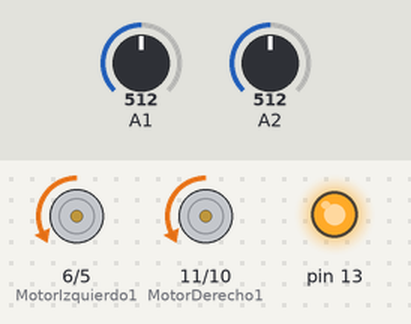
Recording of a sketch running on a simulated Arduino Uno, built with avr-gcc and run on an emulated ATmega328P. On the bench: motor-driver pin pairs drawn as motors (green arrow = first pin HIGH = forward, orange = second pin HIGH = backward, longer = more drive), output pins drawn as LEDs (lit = HIGH). The test bench sets the inputs (shaded band); at power-on: A1 = 512, A2 = 512.

Above: at 1.2 s.
1.3 s: A1 set to 784
2.8 s: A1 set to 815
At 3.3 s:
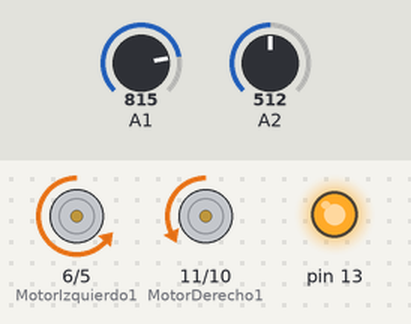
4.3 s: A2 set to 791
5.8 s: A2 set to 808
At 6.8 s:
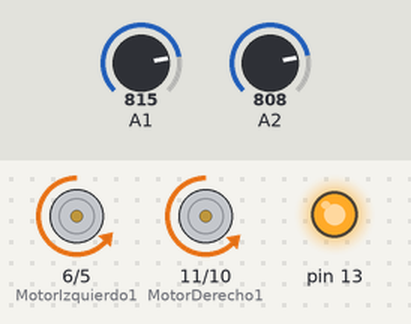
7.3 s: A1 set to 790
At 7.9 s:
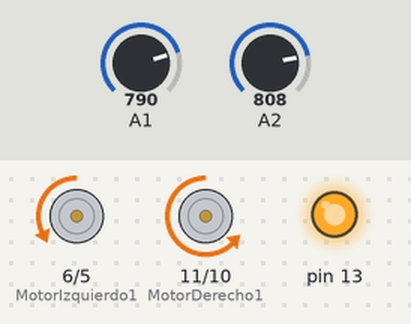
8.8 s: A1 set to 810
At 9.1 s:
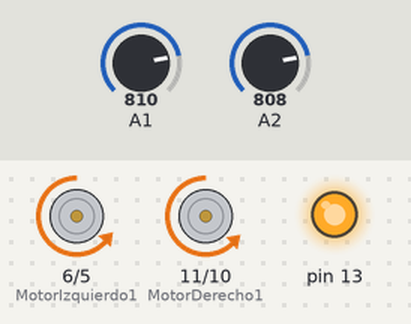
Timing chart, 0 to 11.3 s (numbered marks = the images above; inputs shaded):
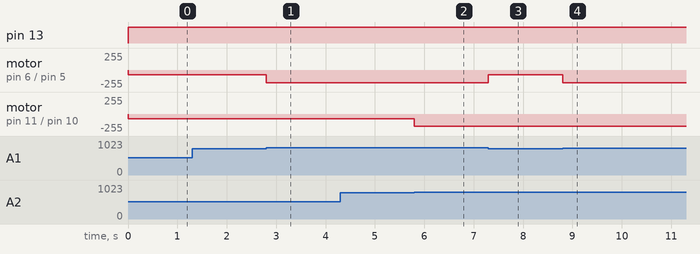

Measured:
- the behaviour switches between 800 and 801 on A1 (found by bisection; images 0 and 1)
- the behaviour switches between 800 and 801 on A2 (found by bisection; images 1 and 2)
- after the input at 1.3 s, every drawn part: stays the same
- after the input at 2.8 s, motor on pin 6 (MotorIzquierdo1) / pin 5 (MotorIzquierdo2): backward 70/255 → backward 190/255 at once
- after the input at 4.3 s, every drawn part: stays the same
- after the input at 5.8 s, motor on pin 11 (MotorDerecho1) / pin 10 (MotorDerecho2): backward 70/255 → backward 185/255 at once
- after the input at 7.3 s, motor on pin 6 (MotorIzquierdo1) / pin 5 (MotorIzquierdo2): backward 190/255 → backward 70/255 at once
- after the input at 8.8 s, motor on pin 6 (MotorIzquierdo1) / pin 5 (MotorIzquierdo2): backward 70/255 → backward 190/255 at once

The sketch:

SeguidorDeLinea.ino
```cpp
int MotorIzquierdo1=6;
int MotorIzquierdo2=5;
int VelocidadIzquierdo=92;
int aceleradoIzquierdo=190;
int MotorDerecho1=11;
int MotorDerecho2=10;
int VelocidadDerecho=70;
int aceleradoDerecho=185;
void setup() {
  pinMode(MotorIzquierdo1, OUTPUT);
  pinMode(MotorIzquierdo2, OUTPUT);
  pinMode(MotorDerecho1, OUTPUT);
  pinMode(MotorDerecho2, OUTPUT);
  pinMode(13, OUTPUT);

  // put your setup code here, to run once:

}

void loop() {
  digitalWrite (13,HIGH);


 int sensorIzquierdo = analogRead(2);
 int sensorDerecho = analogRead(1);

 if (sensorIzquierdo > 800) motorDerechoAdelante  (aceleradoDerecho);

 else motorDerechoAdelante(VelocidadDerecho) ;

 if (sensorDerecho > 800)   motorIzquierdoAdelante (aceleradoIzquierdo);

 else motorIzquierdoAdelante(VelocidadDerecho);


 }


void motorIzquierdoAdelante(int velocidad){
  analogWrite(MotorIzquierdo1, 0);
  analogWrite(MotorIzquierdo2, velocidad);
}
void motorIzquierdoAtras(int velocidad){
  analogWrite(MotorIzquierdo1, velocidad);
  analogWrite(MotorIzquierdo2, 0);
}
void motorDerechoAdelante(int velocidad){
  analogWrite(MotorDerecho1, 0);
  analogWrite(MotorDerecho2,velocidad);
}
void motorDerechoAtras(int velocidad){
  analogWrite(MotorDerecho1, velocidad);
  analogWrite(MotorDerecho2, 0);
}
void motorIzquierdoDetenido(){
  digitalWrite(MotorIzquierdo1,LOW);
  digitalWrite(MotorIzquierdo2,LOW);
}
void motorDerechoDetenido(){
  digitalWrite(MotorDerecho1, LOW);
  digitalWrite(MotorDerecho2, LOW);

}
```
